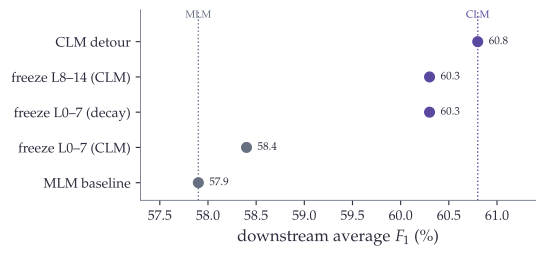

Write Python code to recreate this figure.
"""
freeze.py — Chapter 5 freeze-intervention figure (dot plot, not bars: the
differences are small, so a zero-based bar chart would hide them).

Downstream average F1 (French Base, 8 tasks, 9 seeds) for the freeze interventions,
against the MLM baseline and the full CLM detour. Freezing low layers during the
CLM phase drops the model back to the MLM baseline; freezing mid layers, or
freezing low layers during the decay, preserves the gain. Numbers from tab:freeze.

Run: uv run --with matplotlib python plots/chapter5/freeze.py
"""
import os, sys
import matplotlib.pyplot as plt
sys.path.insert(0, os.path.dirname(os.path.dirname(os.path.abspath(__file__))))
from thesis_style import COLORS, apply_style

# (label, F1) sorted ascending for the dot plot
rows = [
    ("MLM baseline",            57.9),
    ("freeze L0–7 (CLM)",  58.4),
    ("freeze L0–7 (decay)",60.3),
    ("freeze L8–14 (CLM)", 60.3),
    ("CLM detour",              60.8),
]
MLM, CLM = 57.9, 60.8

apply_style()
fig, ax = plt.subplots(figsize=(5.6, 2.7))
ys = range(len(rows))
# reference lines: MLM (gray) and CLM (accent)
ax.axvline(MLM, color=COLORS["neutral"], lw=1.0, ls=":", zorder=1)
ax.axvline(CLM, color=COLORS["primary_dark"], lw=1.0, ls=":", zorder=1)
ax.text(MLM, len(rows)-0.4, "MLM", color=COLORS["neutral"], fontsize=7.5, ha="center", va="bottom")
ax.text(CLM, len(rows)-0.4, "CLM", color=COLORS["primary_dark"], fontsize=7.5, ha="center", va="bottom")
for y, (lab, v) in zip(ys, rows):
    keeps = v >= (MLM + CLM) / 2
    c = COLORS["primary_dark"] if keeps else COLORS["neutral"]
    ax.plot([v], [y], "o", color=c, markersize=7, zorder=3)
    ax.annotate(f"{v:.1f}", (v, y), xytext=(8, 0), textcoords="offset points",
                va="center", fontsize=8, color=COLORS["ink"])
ax.set_yticks(list(ys)); ax.set_yticklabels([r[0] for r in rows])
ax.set_ylim(-0.5, len(rows)-0.1)
ax.set_xlim(57.3, 61.4)
ax.set_xlabel(r"downstream average $F_1$ (\%)")

fig.tight_layout()
out = os.path.join(os.path.dirname(os.path.abspath(__file__)), "freeze.pdf")
fig.savefig(out, bbox_inches="tight")
print("wrote", out)
